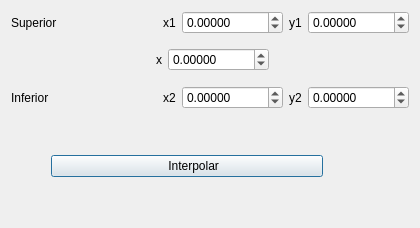
               <widget class="QWidget" name="page_15">
                <layout class="QGridLayout" name="gridLayout_2">
                 <item row="0" column="0">
                  <layout class="QVBoxLayout" name="verticalLayout_17">
                   <item>
                    <layout class="QVBoxLayout" name="verticalLayout_16">
                     <item>
                      <layout class="QHBoxLayout" name="horizontalLayout_30">
                       <item>
                        <widget class="QLabel" name="label_20">
                         <property name="text">
                          <string>Superior</string>
                         </property>
                        </widget>
                       </item>
                       <item>
                        <layout class="QHBoxLayout" name="horizontalLayout_26">
                         <item>
                          <layout class="QHBoxLayout" name="horizontalLayout_41">
                           <item>
                            <widget class="QLabel" name="label_22">
                             <property name="text">
                              <string>x1</string>
                             </property>
                            </widget>
                           </item>
                           <item>
                            <widget class="QDoubleSpinBox" name="x1_1">
                             <property name="decimals">
                              <number>5</number>
                             </property>
                             <property name="minimum">
                              <double>-99999.999989999996615</double>
                             </property>
                             <property name="maximum">
                              <double>99999.999989999996615</double>
                             </property>
                            </widget>
                           </item>
                          </layout>
                         </item>
                         <item>
                          <layout class="QHBoxLayout" name="horizontalLayout_44">
                           <item>
                            <widget class="QLabel" name="label_25">
                             <property name="text">
                              <string>y1</string>
                             </property>
                            </widget>
                           </item>
                           <item>
                            <widget class="QDoubleSpinBox" name="y1_1">
                             <property name="decimals">
                              <number>5</number>
                             </property>
                             <property name="minimum">
                              <double>-99999.999989999996615</double>
                             </property>
                             <property name="maximum">
                              <double>99999.999989999996615</double>
                             </property>
                            </widget>
                           </item>
                          </layout>
                         </item>
                        </layout>
                       </item>
                      </layout>
                     </item>
                     <item>
                      <layout class="QHBoxLayout" name="horizontalLayout_32">
                       <item>
                        <spacer name="horizontalSpacer_3">
                         <property name="orientation">
                          <enum>Qt::Horizontal</enum>
                         </property>
                         <property name="sizeHint" stdset="0">
                          <size>
                           <width>40</width>
                           <height>20</height>
                          </size>
                         </property>
                        </spacer>
                       </item>
                       <item>
                        <layout class="QHBoxLayout" name="horizontalLayout_28">
                         <item>
                          <layout class="QHBoxLayout" name="horizontalLayout_27">
                           <item>
                            <widget class="QLabel" name="label_23">
                             <property name="text">
                              <string>x</string>
                             </property>
                            </widget>
                           </item>
                           <item>
                            <widget class="QDoubleSpinBox" name="x_1">
                             <property name="decimals">
                              <number>5</number>
                             </property>
                             <property name="minimum">
                              <double>-99999.999989999996615</double>
                             </property>
                             <property name="maximum">
                              <double>99999.999989999996615</double>
                             </property>
                            </widget>
                           </item>
                          </layout>
                         </item>
                         <item>
                          <spacer name="horizontalSpacer_6">
                           <property name="orientation">
                            <enum>Qt::Horizontal</enum>
                           </property>
                           <property name="sizeHint" stdset="0">
                            <size>
                             <width>40</width>
                             <height>20</height>
                            </size>
                           </property>
                          </spacer>
                         </item>
                         <item>
                          <spacer name="horizontalSpacer_5">
                           <property name="orientation">
                            <enum>Qt::Horizontal</enum>
                           </property>
                           <property name="sizeHint" stdset="0">
                            <size>
                             <width>40</width>
                             <height>20</height>
                            </size>
                           </property>
                          </spacer>
                         </item>
                         <item>
                          <spacer name="horizontalSpacer_4">
                           <property name="orientation">
                            <enum>Qt::Horizontal</enum>
                           </property>
                           <property name="sizeHint" stdset="0">
                            <size>
                             <width>40</width>
                             <height>20</height>
                            </size>
                           </property>
                          </spacer>
                         </item>
                         <item>
                          <spacer name="verticalSpacer_2">
                           <property name="orientation">
                            <enum>Qt::Vertical</enum>
                           </property>
                           <property name="sizeHint" stdset="0">
                            <size>
                             <width>20</width>
                             <height>40</height>
                            </size>
                           </property>
                          </spacer>
                         </item>
                        </layout>
                       </item>
                      </layout>
                     </item>
                     <item>
                      <layout class="QHBoxLayout" name="horizontalLayout_31">
                       <item>
                        <widget class="QLabel" name="label_21">
                         <property name="text">
                          <string>Inferior            </string>
                         </property>
                        </widget>
                       </item>
                       <item>
                        <layout class="QHBoxLayout" name="horizontalLayout_29">
                         <item>
                          <layout class="QHBoxLayout" name="horizontalLayout_43">
                           <item>
                            <widget class="QLabel" name="label_24">
                             <property name="text">
                              <string>x2</string>
                             </property>
                            </widget>
                           </item>
                           <item>
                            <widget class="QDoubleSpinBox" name="x2_1">
                             <property name="decimals">
                              <number>5</number>
                             </property>
                             <property name="minimum">
                              <double>-99999.999989999996615</double>
                             </property>
                             <property name="maximum">
                              <double>99999.999989999996615</double>
                             </property>
                            </widget>
                           </item>
                          </layout>
                         </item>
                         <item>
                          <layout class="QHBoxLayout" name="horizontalLayout_45">
                           <item>
                            <widget class="QLabel" name="label_27">
                             <property name="text">
                              <string>y2</string>
                             </property>
                            </widget>
                           </item>
                           <item>
                            <widget class="QDoubleSpinBox" name="y2_1">
                             <property name="decimals">
                              <number>5</number>
                             </property>
                             <property name="minimum">
                              <double>-99999.999989999996615</double>
                             </property>
                             <property name="maximum">
                              <double>99999.999989999996615</double>
                             </property>
                            </widget>
                           </item>
                          </layout>
                         </item>
                        </layout>
                       </item>
                      </layout>
                     </item>
                    </layout>
                   </item>
                   <item>
                    <spacer name="verticalSpacer_4">
                     <property name="orientation">
                      <enum>Qt::Vertical</enum>
                     </property>
                     <property name="sizeHint" stdset="0">
                      <size>
                       <width>20</width>
                       <height>40</height>
                      </size>
                     </property>
                    </spacer>
                   </item>
                   <item>
                    <layout class="QVBoxLayout" name="verticalLayout_15">
                     <item>
                      <layout class="QHBoxLayout" name="horizontalLayout_25">
                       <item>
                        <layout class="QHBoxLayout" name="horizontalLayout_40">
                         <item>
                          <spacer name="horizontalSpacer_9">
                           <property name="orientation">
                            <enum>Qt::Horizontal</enum>
                           </property>
                           <property name="sizeHint" stdset="0">
                            <size>
                             <width>40</width>
                             <height>20</height>
                            </size>
                           </property>
                          </spacer>
                         </item>
                         <item>
                          <widget class="QPushButton" name="interpolar_2">
                           <property name="text">
                            <string>                                  Interpolar                              </string>
                           </property>
                           <property name="default">
                            <bool>true</bool>
                           </property>
                          </widget>
                         </item>
                         <item>
                          <spacer name="horizontalSpacer_8">
                           <property name="orientation">
                            <enum>Qt::Horizontal</enum>
                           </property>
                           <property name="sizeHint" stdset="0">
                            <size>
                             <width>40</width>
                             <height>20</height>
                            </size>
                           </property>
                          </spacer>
                         </item>
                         <item>
                          <widget class="QPushButton" name="Agregar_i_2">
                           <property name="text">
                            <string/>
                           </property>
                           <property name="icon">
                            <iconset>
                             <normaloff>:/new/prefix1/iconos/mas.png</normaloff>:/new/prefix1/iconos/mas.png</iconset>
                           </property>
                           <property name="flat">
                            <bool>true</bool>
                           </property>
                          </widget>
                         </item>
                        </layout>
                       </item>
                      </layout>
                     </item>
                     <item>
                      <spacer name="verticalSpacer_3">
                       <property name="orientation">
                        <enum>Qt::Vertical</enum>
                       </property>
                       <property name="sizeHint" stdset="0">
                        <size>
                         <width>20</width>
                         <height>40</height>
                        </size>
                       </property>
                      </spacer>
                     </item>
                    </layout>
                   </item>
                  </layout>
                 </item>
                </layout>
               </widget>
